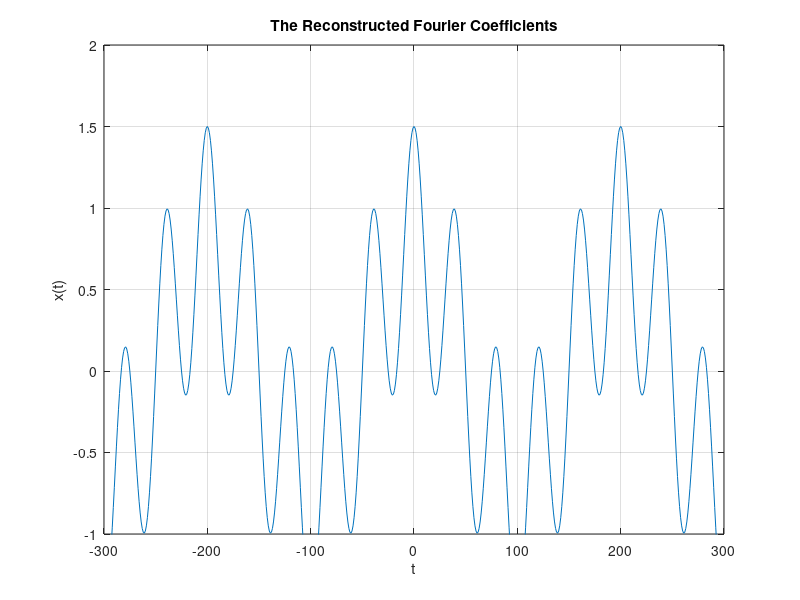

Reproduce this figure in MATLAB.
% A6 x1(t)
% This script reconstructs the time-domain signal x(t) from its Fourier coefficients.
% It displays a plot of the reconstructed signal x(t)
n = [-0.5,-0.1,0.1,0.5];
D_n = [1/2, 1/4, 1/2, 1/4];

t=[-300:1:300];
w=pi*0.1; % This w should be changed for x1, x2 and x3
x=zeros(size(t));
% This loop sums all Fourier coefficients
for i = 1:length(n)
 x=x+D_n(i)*exp(j*n(i)*w*t);
end

figure(5);
plot(t,x)
xlabel('t'); ylabel('x(t)');
axis([-300 300 -1 2]);
title('The Reconstructed Fourier Coefficients');
grid;
